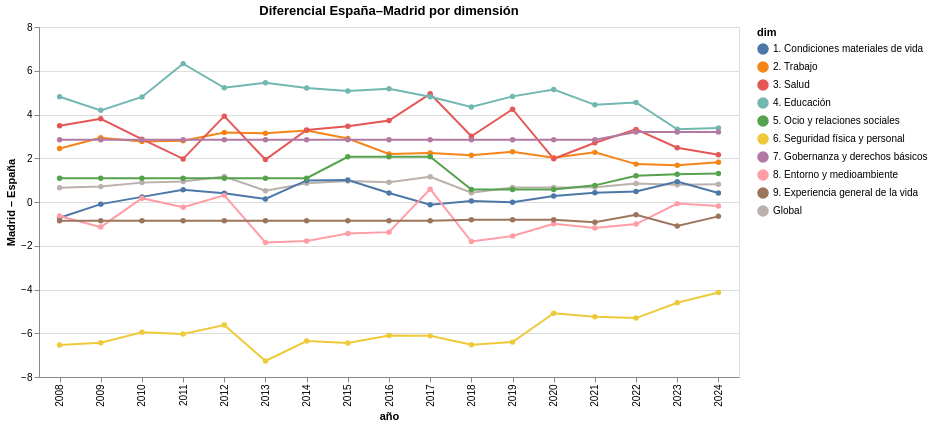

Source (notebook cell):
### Code cell
#VISUALIZACIÓN 3: DIFERENCIAL ESPAÑA – MADRID (líneas)
# Línea con diferencial por año y dimensión

chart_diff = (
    alt.Chart(df_heat)
    .mark_line(point=True)
    .encode(
        x="año:O",
        y=alt.Y("diferencia:Q", title="Madrid – España"),
        color="dim:N",
        tooltip=["dim", "año", "diferencia"]
    )
    .properties(
        width=700,
        height=350,
        title="Diferencial España–Madrid por dimensión"
    )
)

chart_diff

### Figure 1 — Vega-Lite specification as saved in the notebook (floating-point values rounded to 4 significant figures; data arrays with more than 128 entries replaced by an {"elided": "..."} marker saying what was removed)
{"$schema": "https://vega.github.io/schema/vega-lite/v5.20.1.json", "config": {"view": {"continuousHeight": 300, "continuousWidth": 300}}, "data": {"name": "data-9f79b29aeabc945bfe227af0b715fe8e"}, "datasets": {"data-9f79b29aeabc945bfe227af0b715fe8e": {"elided": "170 records"}}, "encoding": {"color": {"field": "dim", "type": "nominal"}, "tooltip": [{"field": "dim", "type": "nominal"}, {"field": "año", "type": "quantitative"}, {"field": "diferencia", "type": "quantitative"}], "x": {"field": "año", "type": "ordinal"}, "y": {"field": "diferencia", "title": "Madrid – España", "type": "quantitative"}}, "height": 350, "mark": {"point": true, "type": "line"}, "title": "Diferencial España–Madrid por dimensión", "width": 700}
